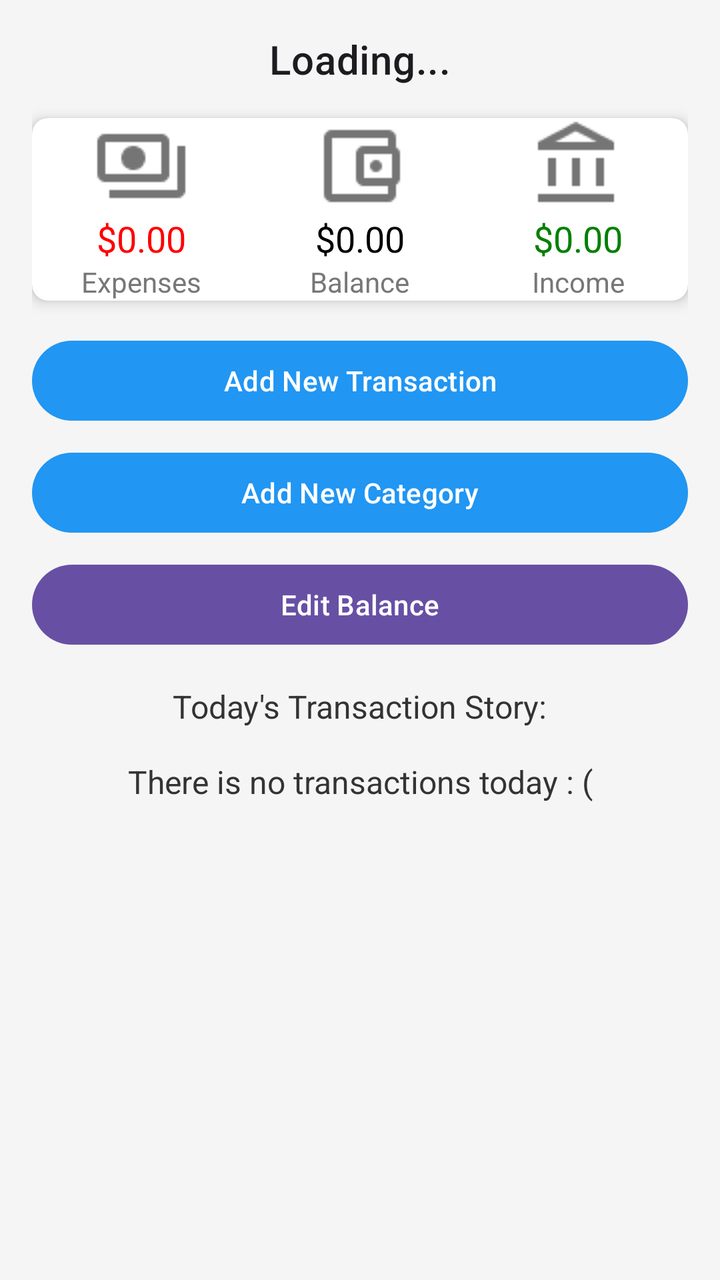
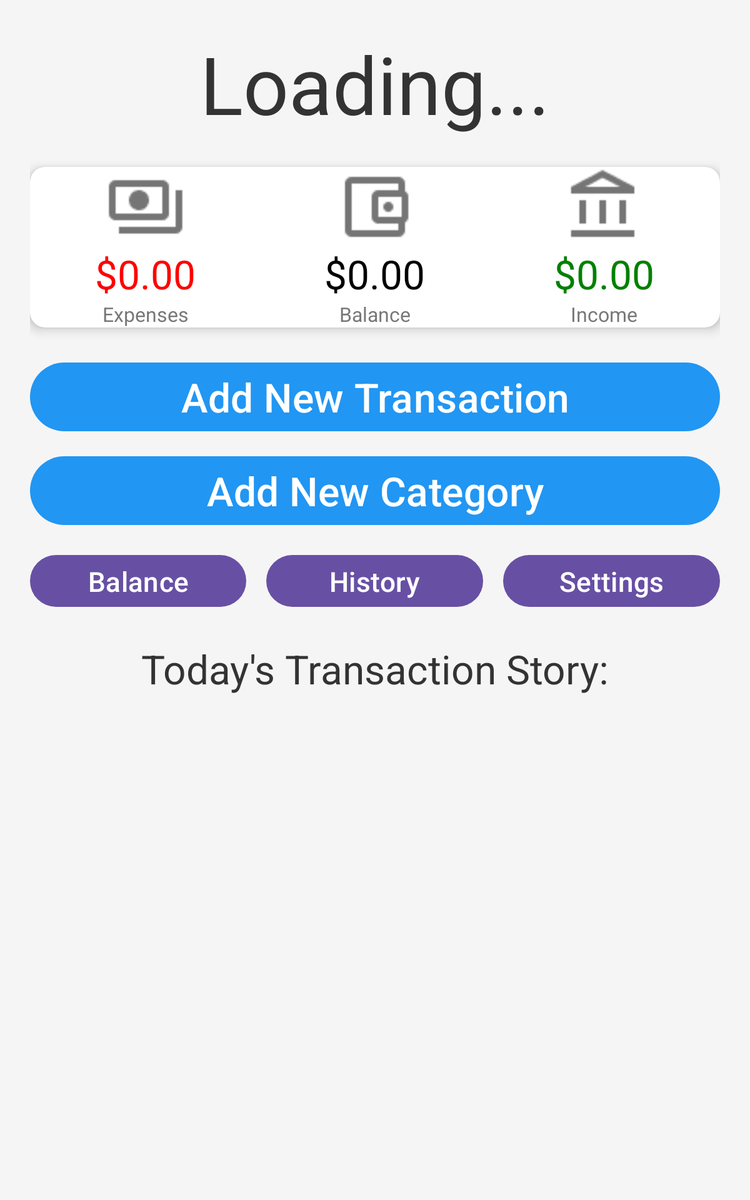

The same Android screen from two of the app's own layout files: first res/layout/ as a phone draws it, then the repository's variant for another configuration, drawn on a device whose configuration selects that folder. Both files follow.
<!-- AndroidManifest.xml: application theme Theme.Financik -->
<!-- res/layout/activity_main.xml -->
<?xml version="1.0" encoding="utf-8"?>
<androidx.constraintlayout.widget.ConstraintLayout xmlns:android="http://schemas.android.com/apk/res/android"
    xmlns:app="http://schemas.android.com/apk/res-auto"
    xmlns:tools="http://schemas.android.com/tools"
    android:layout_width="match_parent"
    android:layout_height="match_parent"
    android:padding="16dp"
    android:background="#F5F5F5">

    
    <com.google.android.material.textview.MaterialTextView
        android:id="@+id/calendarView"
        android:layout_width="0dp"
        android:layout_height="wrap_content"
        android:layout_marginBottom="16dp"
        android:gravity="center"
        android:text="Loading..."
        android:textAppearance="?attr/textAppearanceHeadline6"
        app:layout_constraintTop_toTopOf="parent"
        app:layout_constraintStart_toStartOf="parent"
        app:layout_constraintEnd_toEndOf="parent" />

    
    <androidx.cardview.widget.CardView
        android:id="@+id/balance_container"
        android:layout_width="0dp"
        android:layout_height="wrap_content"
        android:layout_marginTop="16dp"
        android:layout_marginBottom="16dp"
        android:padding="16dp"
        app:cardCornerRadius="8dp"
        app:cardElevation="4dp"
        app:layout_constraintTop_toBottomOf="@id/calendarView"
        app:layout_constraintStart_toStartOf="parent"
        app:layout_constraintEnd_toEndOf="parent">

        <androidx.constraintlayout.widget.ConstraintLayout
            android:layout_width="match_parent"
            android:layout_height="wrap_content">

            
            <LinearLayout
                android:id="@+id/expenses_section"
                android:layout_width="0dp"
                android:layout_height="wrap_content"
                android:orientation="vertical"
                android:gravity="center"
                app:layout_constraintStart_toStartOf="parent"
                app:layout_constraintEnd_toStartOf="@id/balance_section"
                app:layout_constraintWidth_percent="0.33"
                tools:ignore="MissingConstraints">

                <ImageView
                    android:layout_width="48dp"
                    android:layout_height="48dp"
                    android:src="@drawable/ic_expenses" />

                <com.google.android.material.textview.MaterialTextView
                    android:id="@+id/expensesAmount"
                    android:layout_width="wrap_content"
                    android:layout_height="wrap_content"
                    android:text="$0.00"
                    android:textSize="18sp"
                    android:textColor="#FF0000" />

                <com.google.android.material.textview.MaterialTextView
                    android:layout_width="wrap_content"
                    android:layout_height="wrap_content"
                    android:text="Expenses"
                    android:textSize="14sp"
                    android:textColor="#777777" />
            </LinearLayout>

            
            <LinearLayout
                android:id="@+id/balance_section"
                android:layout_width="0dp"
                android:layout_height="wrap_content"
                android:orientation="vertical"
                android:gravity="center"
                app:layout_constraintStart_toEndOf="@id/expenses_section"
                app:layout_constraintEnd_toStartOf="@id/income_section"
                app:layout_constraintWidth_percent="0.33"
                tools:ignore="MissingConstraints">

                <ImageView
                    android:layout_width="48dp"
                    android:layout_height="48dp"
                    android:src="@drawable/ic_balance" />

                <com.google.android.material.textview.MaterialTextView
                    android:id="@+id/balanceAmount"
                    android:layout_width="wrap_content"
                    android:layout_height="wrap_content"
                    android:text="$0.00"
                    android:textSize="18sp"
                    android:textColor="#000000" />

                <com.google.android.material.textview.MaterialTextView
                    android:layout_width="wrap_content"
                    android:layout_height="wrap_content"
                    android:text="Balance"
                    android:textSize="14sp"
                    android:textColor="#777777" />
            </LinearLayout>

            
            <LinearLayout
                android:id="@+id/income_section"
                android:layout_width="0dp"
                android:layout_height="wrap_content"
                android:orientation="vertical"
                android:gravity="center"
                app:layout_constraintStart_toEndOf="@id/balance_section"
                app:layout_constraintEnd_toEndOf="parent"
                app:layout_constraintWidth_percent="0.33"
                tools:ignore="MissingConstraints">

                <ImageView
                    android:layout_width="48dp"
                    android:layout_height="48dp"
                    android:src="@drawable/ic_income" />

                <com.google.android.material.textview.MaterialTextView
                    android:id="@+id/incomeAmount"
                    android:layout_width="wrap_content"
                    android:layout_height="wrap_content"
                    android:text="$0.00"
                    android:textSize="18sp"
                    android:textColor="#008000" />

                <com.google.android.material.textview.MaterialTextView
                    android:layout_width="wrap_content"
                    android:layout_height="wrap_content"
                    android:text="Income"
                    android:textSize="14sp"
                    android:textColor="#777777" />
            </LinearLayout>
        </androidx.constraintlayout.widget.ConstraintLayout>
    </androidx.cardview.widget.CardView>

    
    <com.google.android.material.button.MaterialButton
        android:id="@+id/addTransactionButton"
        android:layout_width="0dp"
        android:layout_height="wrap_content"
        android:layout_marginTop="16dp"
        android:text="Add New Transaction"
        android:textColor="#FFFFFF"
        app:backgroundTint="#2196F3"
        app:layout_constraintTop_toBottomOf="@id/balance_container"
        app:layout_constraintStart_toStartOf="parent"
        app:layout_constraintEnd_toEndOf="parent" />

    <com.google.android.material.button.MaterialButton
        android:id="@+id/addCategoryButton"
        android:layout_width="0dp"
        android:layout_height="wrap_content"
        android:text="Add New Category"
        android:textColor="#FFFFFF"
        app:backgroundTint="#2196F3"
        app:layout_constraintTop_toBottomOf="@id/addTransactionButton"
        app:layout_constraintStart_toStartOf="parent"
        app:layout_constraintEnd_toEndOf="parent"
        android:layout_marginTop="8dp" />

    
    <com.google.android.material.button.MaterialButton
        android:id="@+id/editBalanceButton"
        android:layout_width="0dp"
        android:layout_height="wrap_content"
        android:text="Edit Balance"
        app:layout_constraintTop_toBottomOf="@id/addCategoryButton"
        app:layout_constraintStart_toStartOf="parent"
        app:layout_constraintEnd_toEndOf="parent"
        android:layout_marginTop="8dp" />

    <com.google.android.material.textview.MaterialTextView
        android:id="@+id/transactionsLabel"
        android:layout_width="wrap_content"
        android:layout_height="wrap_content"
        android:layout_marginTop="16dp"
        android:text="Today's Transaction Story:"
        android:textSize="16sp"
        android:textColor="#333333"
        app:layout_constraintTop_toBottomOf="@id/editBalanceButton"
        app:layout_constraintStart_toStartOf="parent"
        app:layout_constraintEnd_toEndOf="parent" />

    <com.google.android.material.textview.MaterialTextView
        android:id="@+id/transactionsLabelEmpty"
        android:layout_width="wrap_content"
        android:layout_height="wrap_content"
        android:layout_marginTop="16dp"
        android:text="There is no transactions today : ("
        android:textSize="16sp"
        android:textColor="#333333"
        app:layout_constraintTop_toBottomOf="@id/transactionsLabel"
        app:layout_constraintStart_toStartOf="parent"
        app:layout_constraintEnd_toEndOf="parent" />

    <androidx.recyclerview.widget.RecyclerView
        android:id="@+id/transactionHistoryRecyclerView"
        android:layout_width="0dp"
        android:layout_height="0dp"
        app:layout_constraintTop_toBottomOf="@id/transactionsLabel"
        app:layout_constraintStart_toStartOf="parent"
        app:layout_constraintEnd_toEndOf="parent"
        app:layout_constraintBottom_toBottomOf="parent"
        android:layout_marginTop="16dp" />

</androidx.constraintlayout.widget.ConstraintLayout>
<!-- resources referenced by this layout -->
<resources>
  <!-- drawable ic_balance: png bitmap (drawable, 771 bytes) -->
  <!-- drawable ic_expenses: png bitmap (drawable, 801 bytes) -->
  <!-- drawable ic_income: png bitmap (drawable, 674 bytes) -->
  <style name="Theme.Financik" parent="Base.Theme.Financik" />
  <style name="Base.Theme.Financik" parent="Theme.Material3.DayNight.NoActionBar">
          
          
      </style>
</resources>
<!-- res/layout-sw600dp/activity_main.xml (the repository's variant of the layout above) -->
<!-- drawn on a 7-inch tablet held upright -->
<?xml version="1.0" encoding="utf-8"?>
<androidx.constraintlayout.widget.ConstraintLayout xmlns:android="http://schemas.android.com/apk/res/android"
    xmlns:app="http://schemas.android.com/apk/res-auto"
    xmlns:tools="http://schemas.android.com/tools"
    android:layout_width="match_parent"
    android:layout_height="match_parent"
    android:padding="24dp"
    android:background="#F5F5F5">

    <com.google.android.material.textview.MaterialTextView
        android:id="@+id/calendarView"
        android:layout_width="0dp"
        android:layout_height="wrap_content"
        android:layout_marginBottom="24dp"
        android:gravity="center"
        android:text="Loading..."
        android:textSize="64sp"
        android:textColor="#333333"
        app:layout_constraintTop_toTopOf="parent"
        app:layout_constraintStart_toStartOf="parent"
        app:layout_constraintEnd_toEndOf="parent" />

    <androidx.cardview.widget.CardView
        android:id="@+id/balance_container"
        android:layout_width="0dp"
        android:layout_height="wrap_content"
        android:layout_marginTop="24dp"
        android:layout_marginBottom="24dp"
        android:padding="24dp"
        app:cardCornerRadius="12dp"
        app:cardElevation="6dp"
        app:layout_constraintTop_toBottomOf="@id/calendarView"
        app:layout_constraintStart_toStartOf="parent"
        app:layout_constraintEnd_toEndOf="parent">

        <androidx.constraintlayout.widget.ConstraintLayout
            android:layout_width="match_parent"
            android:layout_height="wrap_content">

            <LinearLayout
                android:id="@+id/expenses_section"
                android:layout_width="0dp"
                android:layout_height="wrap_content"
                android:orientation="vertical"
                android:gravity="center"
                app:layout_constraintStart_toStartOf="parent"
                app:layout_constraintEnd_toStartOf="@id/balance_section"
                app:layout_constraintWidth_percent="0.33"
                tools:ignore="MissingConstraints">

                <ImageView
                    android:layout_width="64dp"
                    android:layout_height="64dp"
                    android:src="@drawable/ic_expenses" />

                <com.google.android.material.textview.MaterialTextView
                    android:id="@+id/expensesAmount"
                    android:layout_width="wrap_content"
                    android:layout_height="wrap_content"
                    android:text="$0.00"
                    android:textSize="32sp"
                    android:textColor="#FF0000" />

                <com.google.android.material.textview.MaterialTextView
                    android:layout_width="wrap_content"
                    android:layout_height="wrap_content"
                    android:text="Expenses"
                    android:textSize="16sp"
                    android:textColor="#777777" />
            </LinearLayout>

            <LinearLayout
                android:id="@+id/balance_section"
                android:layout_width="0dp"
                android:layout_height="wrap_content"
                android:orientation="vertical"
                android:gravity="center"
                app:layout_constraintStart_toEndOf="@id/expenses_section"
                app:layout_constraintEnd_toStartOf="@id/income_section"
                app:layout_constraintWidth_percent="0.33"
                tools:ignore="MissingConstraints">

                <ImageView
                    android:layout_width="64dp"
                    android:layout_height="64dp"
                    android:src="@drawable/ic_balance" />

                <com.google.android.material.textview.MaterialTextView
                    android:id="@+id/balanceAmount"
                    android:layout_width="wrap_content"
                    android:layout_height="wrap_content"
                    android:text="$0.00"
                    android:textSize="32sp"
                    android:textColor="#000000" />

                <com.google.android.material.textview.MaterialTextView
                    android:layout_width="wrap_content"
                    android:layout_height="wrap_content"
                    android:text="Balance"
                    android:textSize="16sp"
                    android:textColor="#777777" />
            </LinearLayout>

            <LinearLayout
                android:id="@+id/income_section"
                android:layout_width="0dp"
                android:layout_height="wrap_content"
                android:orientation="vertical"
                android:gravity="center"
                app:layout_constraintStart_toEndOf="@id/balance_section"
                app:layout_constraintEnd_toEndOf="parent"
                app:layout_constraintWidth_percent="0.33"
                tools:ignore="MissingConstraints">

                <ImageView
                    android:layout_width="64dp"
                    android:layout_height="64dp"
                    android:src="@drawable/ic_income" />

                <com.google.android.material.textview.MaterialTextView
                    android:id="@+id/incomeAmount"
                    android:layout_width="wrap_content"
                    android:layout_height="wrap_content"
                    android:text="$0.00"
                    android:textSize="32sp"
                    android:textColor="#008000" />

                <com.google.android.material.textview.MaterialTextView
                    android:layout_width="wrap_content"
                    android:layout_height="wrap_content"
                    android:text="Income"
                    android:textSize="16sp"
                    android:textColor="#777777" />
            </LinearLayout>
        </androidx.constraintlayout.widget.ConstraintLayout>
    </androidx.cardview.widget.CardView>

    
    <com.google.android.material.button.MaterialButton
        android:id="@+id/addTransactionButton"
        android:layout_width="0dp"
        android:layout_height="wrap_content"
        android:layout_marginTop="24dp"
        android:text="Add New Transaction"
        android:textColor="#FFFFFF"
        android:textSize="32sp"
        app:backgroundTint="#2196F3"
        app:layout_constraintTop_toBottomOf="@id/balance_container"
        app:layout_constraintStart_toStartOf="parent"
        app:layout_constraintEnd_toEndOf="parent" />

    <com.google.android.material.button.MaterialButton
        android:id="@+id/addCategoryButton"
        android:layout_width="0dp"
        android:layout_height="wrap_content"
        android:layout_marginTop="12dp"
        android:text="Add New Category"
        android:textColor="#FFFFFF"
        android:textSize="32sp"
        app:backgroundTint="#2196F3"
        app:layout_constraintTop_toBottomOf="@id/addTransactionButton"
        app:layout_constraintStart_toStartOf="parent"
        app:layout_constraintEnd_toEndOf="parent" />

    <LinearLayout
        android:id="@+id/additionalButtons"
        android:layout_width="0dp"
        android:layout_height="wrap_content"
        android:orientation="horizontal"
        android:layout_marginTop="16dp"
        app:layout_constraintTop_toBottomOf="@id/addCategoryButton"
        app:layout_constraintStart_toStartOf="parent"
        app:layout_constraintEnd_toEndOf="parent">

        <com.google.android.material.button.MaterialButton
            android:id="@+id/editBalanceButton"
            android:layout_width="0dp"
            android:layout_height="wrap_content"
            android:text="Balance"
            android:textSize="22sp"
            android:layout_weight="1"/>

        <Space
            android:layout_width="16dp"
            android:layout_height="wrap_content"/>

        <com.google.android.material.button.MaterialButton
            android:id="@+id/historyButton"
            android:layout_width="0dp"
            android:layout_height="wrap_content"
            android:text="History"
            android:textSize="22sp"
            android:layout_weight="1"/>

        <Space
            android:layout_width="16dp"
            android:layout_height="wrap_content"/>

        <com.google.android.material.button.MaterialButton
            android:id="@+id/settingsButton"
            android:layout_width="0dp"
            android:layout_height="wrap_content"
            android:text="Settings"
            android:textSize="22sp"
            android:layout_weight="1"/>
    </LinearLayout>

    <com.google.android.material.textview.MaterialTextView
        android:id="@+id/transactionsLabel"
        android:layout_width="wrap_content"
        android:layout_height="wrap_content"
        android:layout_marginTop="24dp"
        android:text="Today's Transaction Story:"
        android:textSize="32sp"
        android:textColor="#333333"
        app:layout_constraintTop_toBottomOf="@id/additionalButtons"
        app:layout_constraintStart_toStartOf="parent"
        app:layout_constraintEnd_toEndOf="parent" />

    <androidx.recyclerview.widget.RecyclerView
        android:id="@+id/transactionHistoryRecyclerView"
        android:layout_width="0dp"
        android:layout_height="0dp"
        android:layout_marginTop="24dp"
        app:layout_constraintTop_toBottomOf="@id/transactionsLabel"
        app:layout_constraintStart_toStartOf="parent"
        app:layout_constraintEnd_toEndOf="parent"
        app:layout_constraintBottom_toBottomOf="parent" />

</androidx.constraintlayout.widget.ConstraintLayout>
